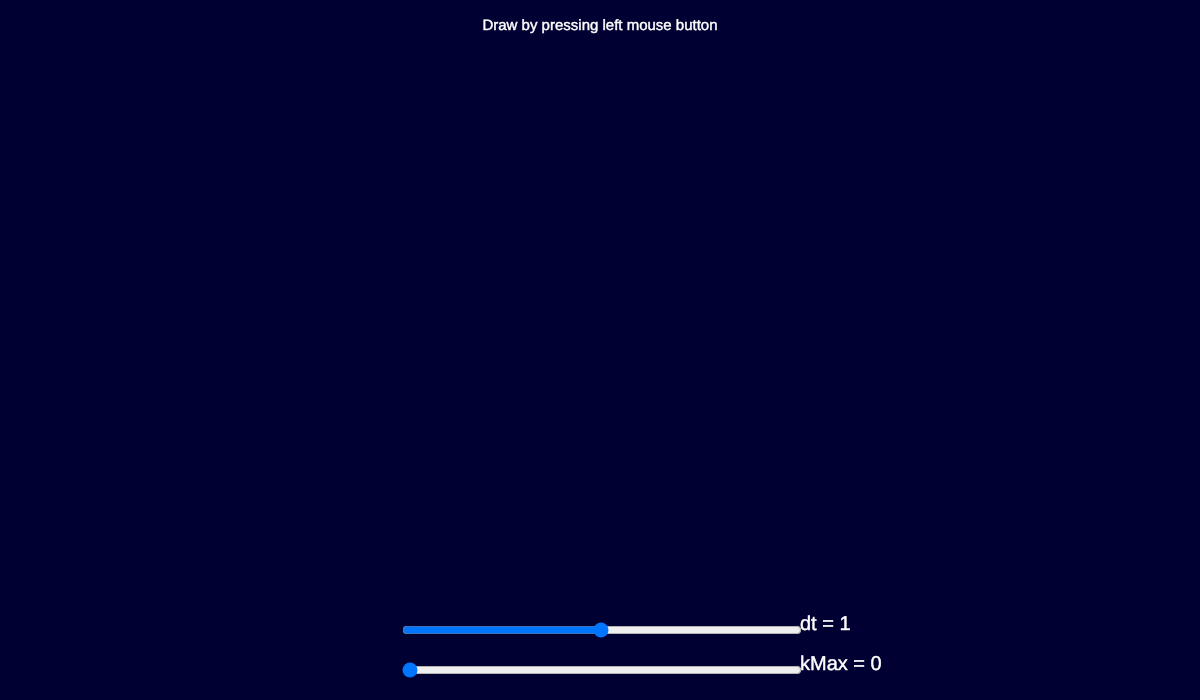
Frame 1 (no input)
Frame 60 (no input): identical to frame 1, image omitted
Frame 120 (the mouse pressed at the canvas centre since frame 60): identical to frame 1, image omitted

The p5.js sketch that drew this single still picture (run headless with seeded random() and noise() and a simulated clock; from frame 60 on, the mouse is pressed at the canvas centre):

// p5.js sketch
// ── sketch.js
var isDrawing = false;
var isRunning = false;

var input = [];
var amplitude = [];
var phase = [];
var indices = [];
var fourierDrawing = []

var sliderNMax;
var sliderDt;
var nMax = 0;
var drawingOffset = 0;
var dt = 1;

function setup() {
  createCanvas(1200, 700);
  background(0, 0, 50);

  sliderDt = createSlider(0.01, 2, 1, 0.01);
  sliderDt.position(width/2-200, height-80);
  sliderDt.style('width', '400px');
  sliderDt.changed(() => dt = sliderDt.value());

  refreshNMaxSlider();
}

function draw() {
  background(0, 0, 50);

  // User drawing mode
  if (isDrawing){
    if ((pow(mouseX - width/2 -input[input.length-1].x, 2) + pow(mouseY - height/2 - input[input.length-1].y, 2)) > pow(1, 2)){
      input.push(createVector(mouseX - width/2, mouseY - height/2));
    }
  }

  // Original shape
  stroke(255);
  noFill();
  strokeWeight(5);
  beginShape();
  for (let i=0;i<input.length;i++){
    vertex(width/2 + input[i].x, height/2 + input[i].y)
  }
  endShape();

  // DRAW CIRCLES
  if (isRunning && amplitude[0]){
    let currentX = width/2 + amplitude[0].x;
    let currentY = height/2 + amplitude[0].y;
    let center = createVector(currentX, currentY);
    
    fill(255, 255, 255, 100);
    noStroke();
    ellipse(currentX, currentY, 10)

    for (let n = 1;n<nMax;n++){
      let currentN = indices[n];
      let k = currentN <= input.length/2 ? currentN : currentN - input.length;

      if (abs(amplitude[currentN]) > 5){
        
        let phi = (drawingOffset * k * TWO_PI / input.length) + phase[currentN];
        currentX += amplitude[currentN] * Math.cos(phi);
        currentY += amplitude[currentN] * Math.sin(phi);
        
        drawCircles(center, amplitude[currentN], currentX, currentY);

        center.x = currentX;
        center.y = currentY;
      }
    }
    if (nMax > 0){fourierDrawing.push(createVector(currentX, currentY));}
  }

  // fourierDrawing
    if (!isDrawing && isRunning){
    stroke(255, 0, 0, 255);
    noFill();
    strokeWeight(5);
    beginShape();
    for (let i=0;i<fourierDrawing.length;i++){
      vertex(fourierDrawing[i].x, fourierDrawing[i].y)
    }
    endShape();
  }

  // Info Text
  stroke(255);
  fill(255);
  strokeWeight(0.5);
  textAlign(LEFT);
  textSize(20);
  text("kMax = " + (max(0, nMax-1)), width / 2 + 200, height-30);
  text("dt = " + dt, width / 2 + 200, height-70);
  if (input.length == 0 || isDrawing) {
    textSize(15);
    textAlign(CENTER);
    text("Draw by pressing left mouse button", width / 2, 0+30);
  }

  // motion
  if (isRunning){drawingOffset = drawingOffset + dt;}
  if (drawingOffset > input.length){
    drawingOffset = 0;
    fourierDrawing = [];
  }
}

function reset() {
  performFourier();
  fourierDrawing = [];
  drawingOffset = 0;
  nMax = sliderNMax.value()
}


function mousePressed() {
  drawingOffset = 0;
  isRunning = false;
  input = [createVector(mouseX - width/2, mouseY - height/2)];
  isDrawing = true;
}


function mouseReleased() {
  isDrawing = false;
  refreshNMaxSlider();
  reset();
  isRunning = true;
}


function refreshNMaxSlider() {
  if (sliderNMax){sliderNMax.remove();}
  sliderNMax = createSlider(1, max(1, input.length), int(input.length/2), 1);
  sliderNMax.position(width/2-200, height-40);
  sliderNMax.style('width', '400px');
  sliderNMax.changed(reset);
  nMax = sliderNMax.value();
}


function performFourier() {
  fourier = fourierTrafo(input);
  amplitude = fourier.amplitude;
  phase = fourier.phase;
  indices = fourier.indices;
}


function drawCircles(center, amplitude, currentX, currentY){
  noFill();
  stroke(255, 255, 255, 100)
  ellipse(center.x, center.y, 2*amplitude)

  fill(255, 255, 255, 100);
  noStroke();
  ellipse(currentX, currentY, 10)

  stroke(255, 255, 255, 100);
  noFill();
  strokeWeight(2.5);
  line(currentX, currentY, center.x, center.y);
  strokeWeight(5);
}

// ── fourierTrafo.js
function fourierTrafo(input) {
  
  let mean = createVector(0, 0);
  for (let i=0;i<input.length;i++){
    mean.add(createVector(input[i].x, input[i].y))}
  
  let amplitude = [createVector(mean.x / input.length, mean.y / input.length)];
  let phase = [0];

  for (let n = 1; n<input.length; n++){
    
    let k = n <= input.length/2 ? n : n - input.length;
    let re = 0;
    let im = 0; 

    for (let i=0; i<input.length; i++){
      let phi = -2*Math.PI * k * i / input.length;
      let cos = Math.cos(phi)
      let sin = Math.sin(phi);
      re += input[i].x * cos - input[i].y * sin;
      im += input[i].y * cos + input[i].x * sin;
    }
    re/= input.length;
    im/= input.length;
    
    amplitude.push(Math.sqrt(re*re + im*im));
    phase.push(Math.atan2(im, re));
  }

    let indices = [...Array(amplitude.length).keys()];
    indices.sort((a, b) => amplitude[b] - amplitude[a]);
  
  let fourier = {amplitude: amplitude, phase: phase, indices: indices};
  return fourier;
}
// ── style.css
/* Created using http://danielstern.ca/range.css/#/ */

input[type=range] {
    -webkit-appearance: none;
    width: 100%;
    margin: 0px 0;
  }
  input[type=range]:focus {
    outline: none;
  }
  input[type=range]::-webkit-slider-runnable-track {
    width: 100%;
    height: 32px;
    cursor: pointer;
    background: #ffffff;
    border-radius: 0px;
    border: 0px solid #ffffff;
  }
  input[type=range]::-webkit-slider-thumb {
    border: 0.4px solid rgba(0, 30, 0, 0.57);
    height: 32px;
    width: 17px;
    border-radius: 0px;
    background: #ff1e00;
    cursor: pointer;
    -webkit-appearance: none;
    margin-top: 0px;
  }
  input[type=range]:focus::-webkit-slider-runnable-track {
    background: #ffffff;
  }
  input[type=range]::-moz-range-track {
    width: 100%;
    height: 32px;
    cursor: pointer;
    background: #ffffff;
    border-radius: 0px;
    border: 0px solid #ffffff;
  }
  input[type=range]::-moz-range-thumb {
    border: 0.4px solid rgba(0, 30, 0, 0.57);
    height: 32px;
    width: 17px;
    border-radius: 0px;
    background: #ff1e00;
    cursor: pointer;
  }
  input[type=range]::-ms-track {
    width: 100%;
    height: 32px;
    cursor: pointer;
    background: transparent;
    border-color: transparent;
    color: transparent;
  }
  input[type=range]::-ms-fill-lower {
    background: #bfbfbf;
    border: 0px solid #ffffff;
    border-radius: 0px;
  }
  input[type=range]::-ms-fill-upper {
    background: #ffffff;
    border: 0px solid #ffffff;
    border-radius: 0px;
  }
  input[type=range]::-ms-thumb {
    border: 0.4px solid rgba(0, 30, 0, 0.57);
    width: 17px;
    border-radius: 0px;
    background: #ff1e00;
    cursor: pointer;
    height: 32px;
  }
  input[type=range]:focus::-ms-fill-lower {
    background: #ffffff;
  }
  input[type=range]:focus::-ms-fill-upper {
    background: #ffffff;
  }
  
